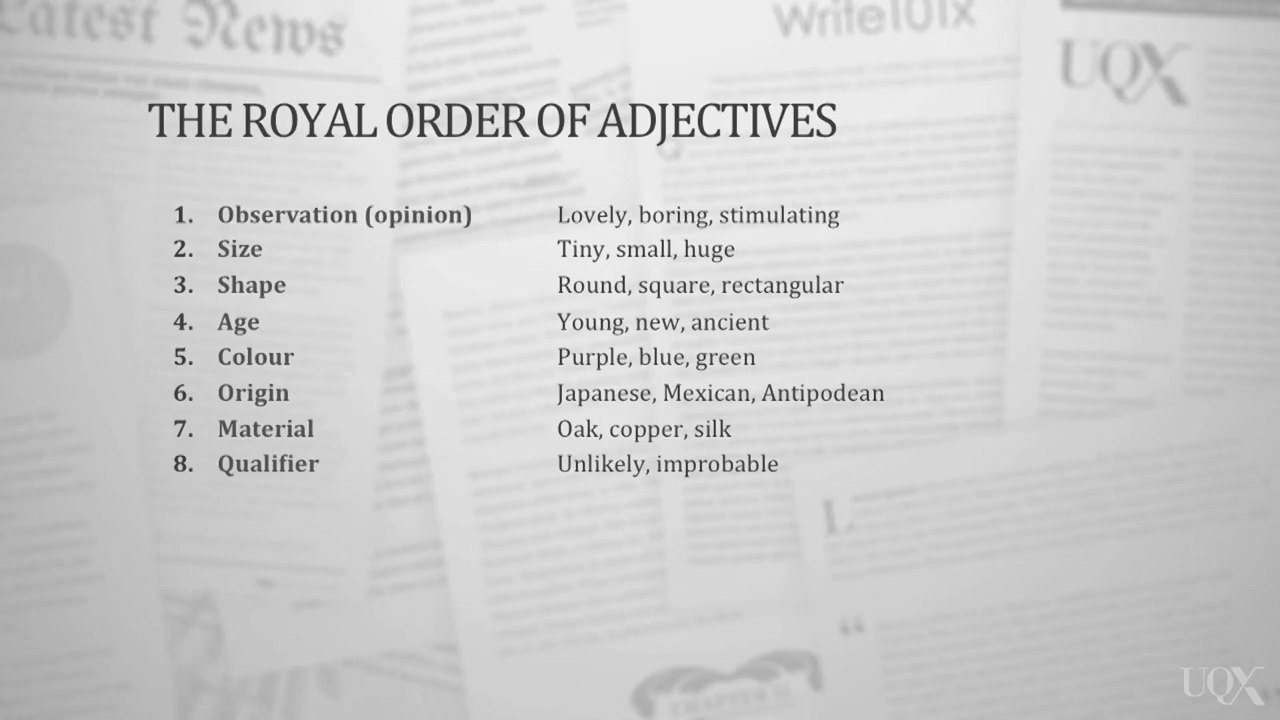
#> input picture Video_Analysis/image/1015-Size.jpg, 1280 x 720 px
$ python -i borderless_figure_detector.py   (imports and definitions only)   (older library calls are emulated)
#> lines starting #> are read from the running program, lines starting #| are printed output that depends on the picture; after the words box and inside, x2 and y2 are one past the last pixel; in counts of white or black regions, pixels touching at a corner belong together
#> further down, picture is the input picture: shape (720, 1280, 3); min 37, max 252, mean 206.3
### Video_Analysis/text_extraction.py
"""Extract text as string for given region"""
import re
import pytesseract
import Shared.frame_dict_ops as ops

# for use ocr library
pytesseract.pytesseract.tesseract_cmd = "C:\\Program Files\\Tesseract-OCR\\tesseract.exe"


class TextExtraction(object):
    """Extract text as string"""
    # add details to frame details dictionary
    # method call
    ops_obj = ops.DictOps()

    # constructor
    def __init__(self):
        self.first = True
        self.previous_content = None

    # method
    # [80 lines left out: functions extract_text_string, string_manipulation, write_to_text_file, remove_repeating_content, not called in this run]

### Video_Analysis/Shared/frame_dict_ops.py
"""Manage the frame info using unique frame detail info object"""

import Models.unique_frame_detail_dict as dict_frame_detail
import Models.unique_frame_detail as obj


class DictOps(object):
    """class for manage frame info to get relevantly"""

    # constructor
    def __init__(self):
        pass

    # method - add figure to dict
    # figure are fill first so other elements are None and False
    # here key is frame position
    # [44 lines left out: functions add_to_dict_from_figure, add_to_dict_from_text_extract, view_dict, not called in this run]

    # provide all unique frame details as a dict to create output of the visual content
    @classmethod
    def get_visual_info(cls):
        return dict_frame_detail.frame_dict

    # provide last frame detail to do comparing in text_extraction module to avoid duplication.
    # also avoid giving first frame. because it is main topic
    # [12 lines left out: function get_last_content, not called in this run]

### Video_Analysis/borderless_figure_detector.py
"""To detect the figures without clear borders"""
import cv2
import text_extraction
import Shared.frame_dict_ops as ops


# method
def pre_process_image(img):
    """Do pre-processing for the frame"""
    # linear contrast stretching
    minmax_img = cv2.normalize(img, 0, 255, norm_type=cv2.NORM_MINMAX)
    # Sobel
    sobel_img_x = cv2.Sobel(minmax_img, cv2.CV_8U, 1, 0, ksize=3)
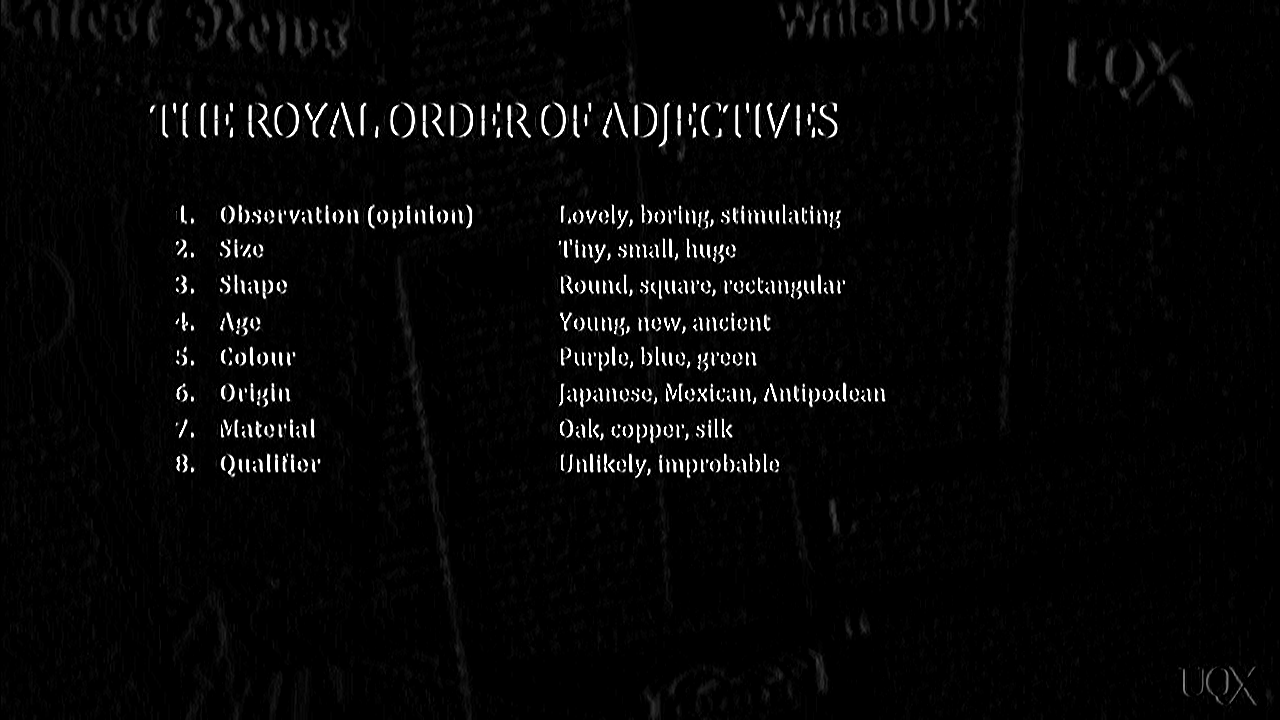
#> sobel_img_x: shape (720, 1280, 3); min 0, max 255, mean 6.7
    # threshold
    threshold = cv2.threshold(sobel_img_x, 96, 255, cv2.THRESH_BINARY)[1]
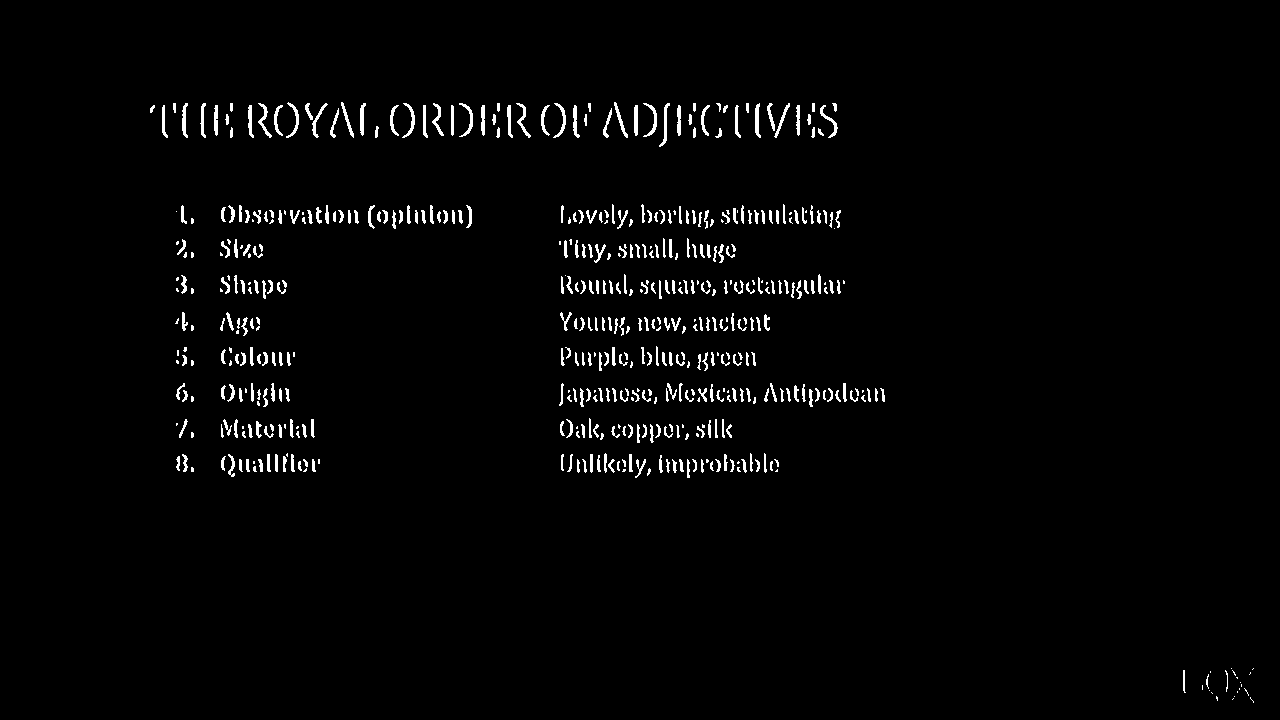
#> threshold: shape (720, 1280, 3); 2.1% white in thin lines or dots, all inside (x1, y1, x2, y2) = (150, 102, 1254, 703)
    # Dilation
    kernel = cv2.getStructuringElement(cv2.MORPH_RECT, ksize=(14, 3), anchor=(-1, -1))
    img_dilate = cv2.morphologyEx(threshold, cv2.MORPH_DILATE, kernel, anchor=(-1, -1), iterations=3,
                                  borderType=cv2.BORDER_REFLECT, borderValue=255)
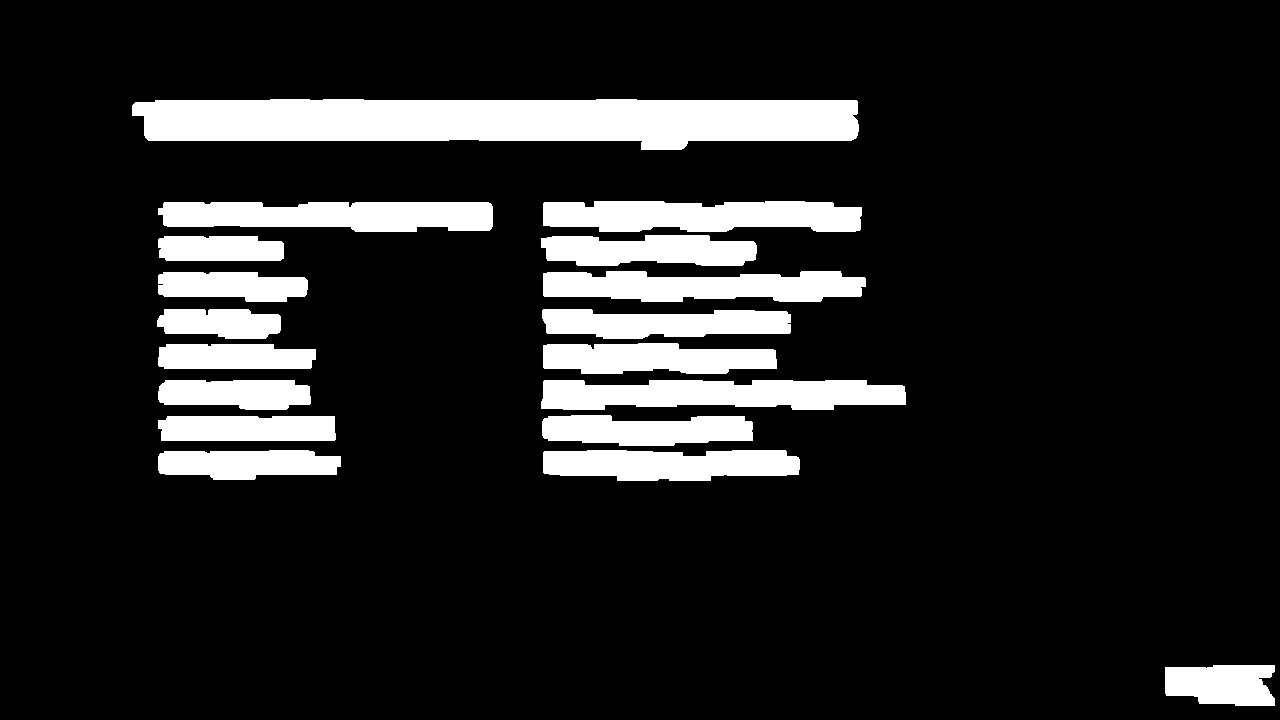
#> img_dilate: shape (720, 1280, 3); 13.3% white; 18 white regions, largest, box (x1, y1, x2, y2) and area: (132, 99, 859, 150) 29877, (541, 380, 906, 410) 9082, (158, 202, 493, 232) 8515

    return img_dilate


# method
# [121 lines left out: functions find_text_boxes, find_table_in_boxes, build_lines, get_main_points, not called in this run]


class FigureDetectorBorderless(object):
    """class for detect figures from above methods"""
    # create object of text extraction class
    text_extraction_obj = text_extraction.TextExtraction()
    # create object of frame detail operation class
    ops_obj = ops.DictOps()

    # constructor
    # [58 lines left out: functions __init__, figure_detection_borderless, not called in this run]

>>> import cv2
>>> picture = cv2.imread('image/1015-Size.jpg')
>>> result = pre_process_image(picture)
